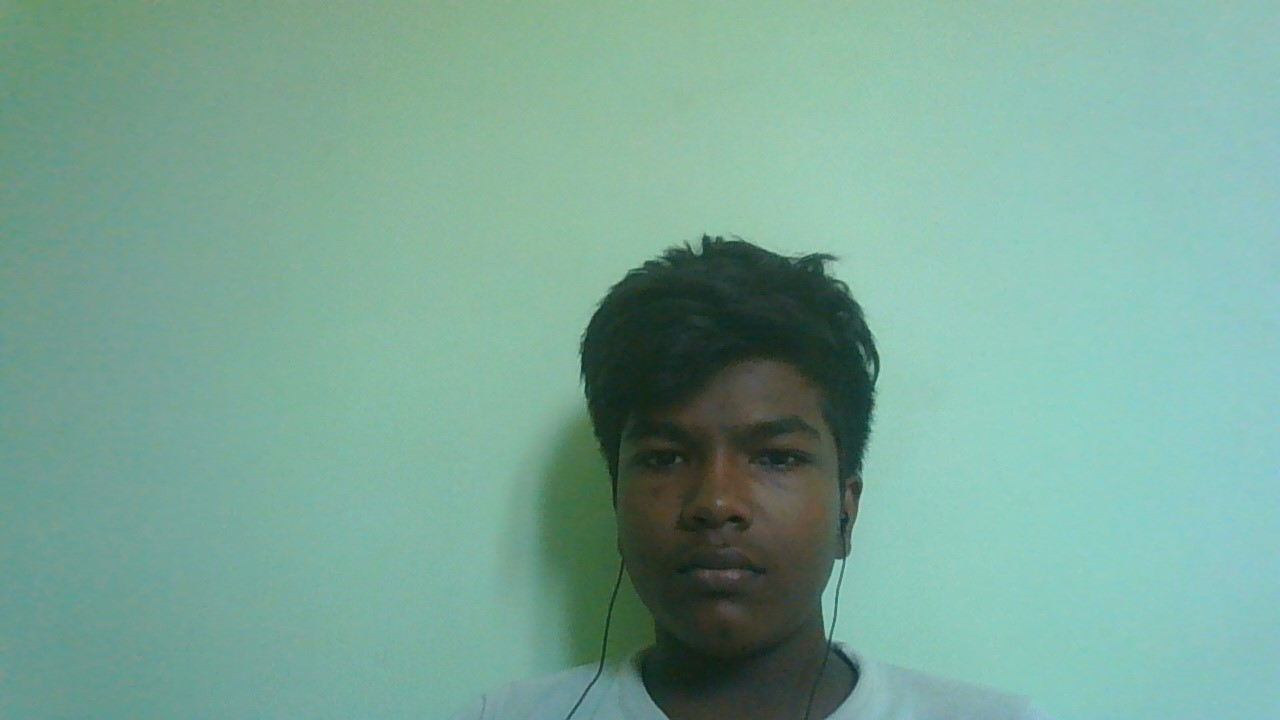
#> input picture images/jeeva.jpg, 1280 x 720 px, given in place of the camera
$ python 'color detect.py'
#> lines starting #> are read from the running program, lines starting #| are printed output that depends on the picture; after the words box and inside, x2 and y2 are one past the last pixel; in counts of white or black regions, pixels touching at a corner belong together
# Python code for Multiple Color Detection


import numpy as np
import cv2


# Capturing video through webcam
webcam = cv2.VideoCapture(0)

# Start a while loop
while(1):

    # Reading the video from the
    # webcam in image frames
    _, imageFrame = webcam.read()
#> imageFrame is the input picture: shape (720, 1280, 3); mean B, G, R 150.7, 166.7, 121.6

    # Convert the imageFrame in
    # BGR(RGB color space) to
    # HSV(hue-saturation-value)
    # color space
    hsvFrame = cv2.cvtColor(imageFrame, cv2.COLOR_BGR2HSV)
#> hsvFrame: shape (720, 1280, 3); mean H, S, V 76.8, 71.9, 166.9

    # Set range for red color and
    # define mask
    red_lower = np.array([136, 87, 111], np.uint8)
    red_upper = np.array([180, 255, 255], np.uint8)
    red_mask = cv2.inRange(hsvFrame, red_lower, red_upper)
#> red_mask: shape (720, 1280); every value is 0

    # Set range for green color and
    # define mask
    green_lower = np.array([25, 52, 72], np.uint8)
    green_upper = np.array([102, 255, 255], np.uint8)
    green_mask = cv2.inRange(hsvFrame, green_lower, green_upper)
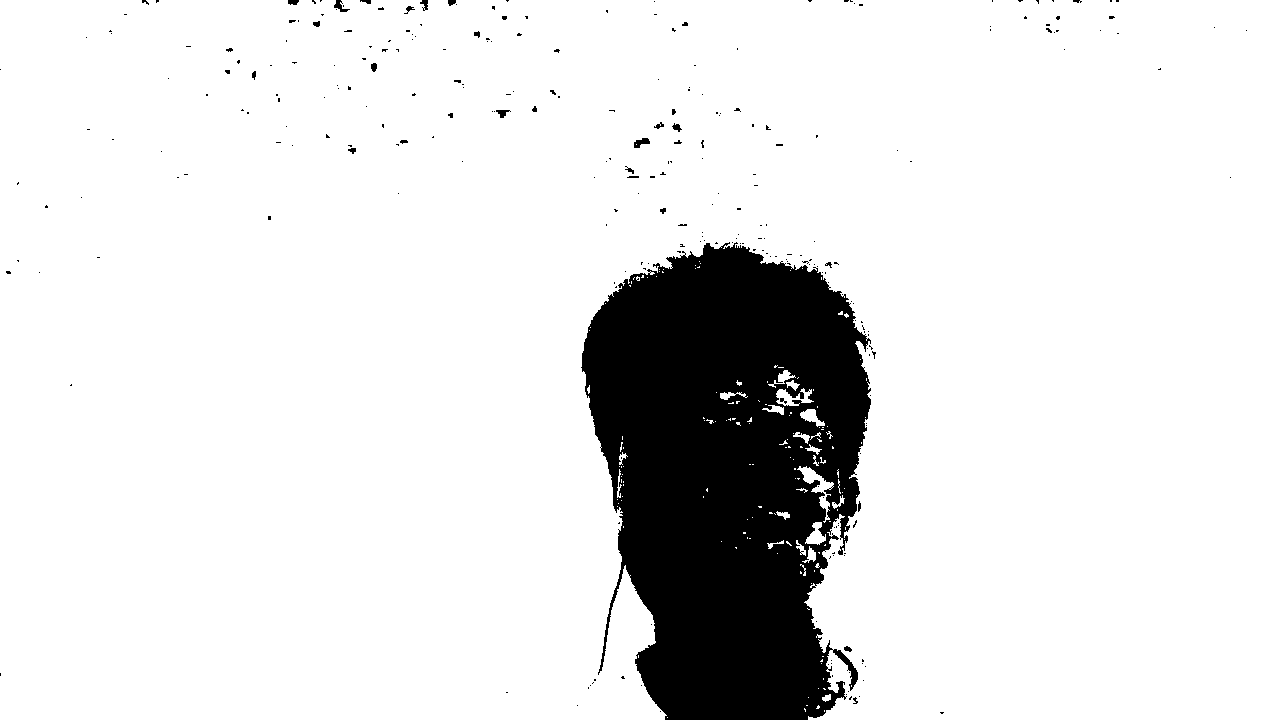
#> green_mask: shape (720, 1280); 88.8% white; 286 black regions (261 under 20 px), largest, box (x1, y1, x2, y2) and area: (581, 242, 871, 720) 100879, (634, 138, 650, 148) 96, (334, 0, 350, 12) 80

    # Set range for blue color and
    # define mask
    blue_lower = np.array([94, 80, 2], np.uint8)
    blue_upper = np.array([120, 255, 255], np.uint8)
    blue_mask = cv2.inRange(hsvFrame, blue_lower, blue_upper)
#> blue_mask: shape (720, 1280); 0.06% white; 41 white regions (32 under 20 px), largest, box (x1, y1, x2, y2) and area: (1270, 469, 1280, 480) 70, (540, 714, 550, 720) 47, (838, 652, 848, 660) 43

    # Morphological Transform, Dilation
    # for each color and bitwise_and operator
    # between imageFrame and mask determines
    # to detect only that particular color
    kernal = np.ones((5, 5), "uint8")

    # For red color
    red_mask = cv2.dilate(red_mask, kernal)
    res_red = cv2.bitwise_and(imageFrame, imageFrame,
                              mask = red_mask)
#> res_red: shape (720, 1280, 3); every value is 0

    # For green color
    green_mask = cv2.dilate(green_mask, kernal)
#> green_mask: shape (720, 1280); 90.2% white; 28 black regions (22 under 20 px), largest, box (x1, y1, x2, y2) and area: (584, 247, 869, 720) 89596, (829, 489, 838, 501) 53, (818, 556, 825, 566) 37, (823, 524, 831, 532) 33, (830, 511, 837, 519) 31, (814, 546, 823, 550) 21
    res_green = cv2.bitwise_and(imageFrame, imageFrame,
                                mask = green_mask)
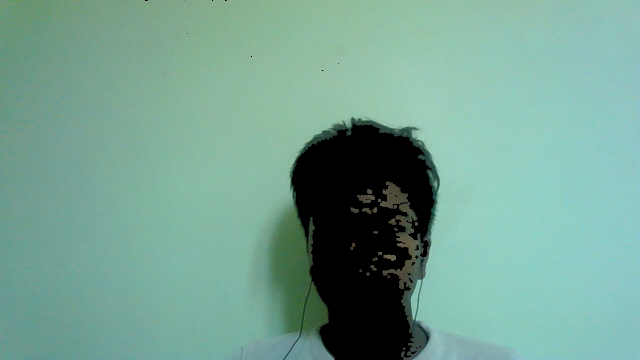
#> res_green: shape (720, 1280, 3) (shown at 1/2 size); mean B, G, R 146.4, 161.4, 117.3

    # For blue color
    blue_mask = cv2.dilate(blue_mask, kernal)
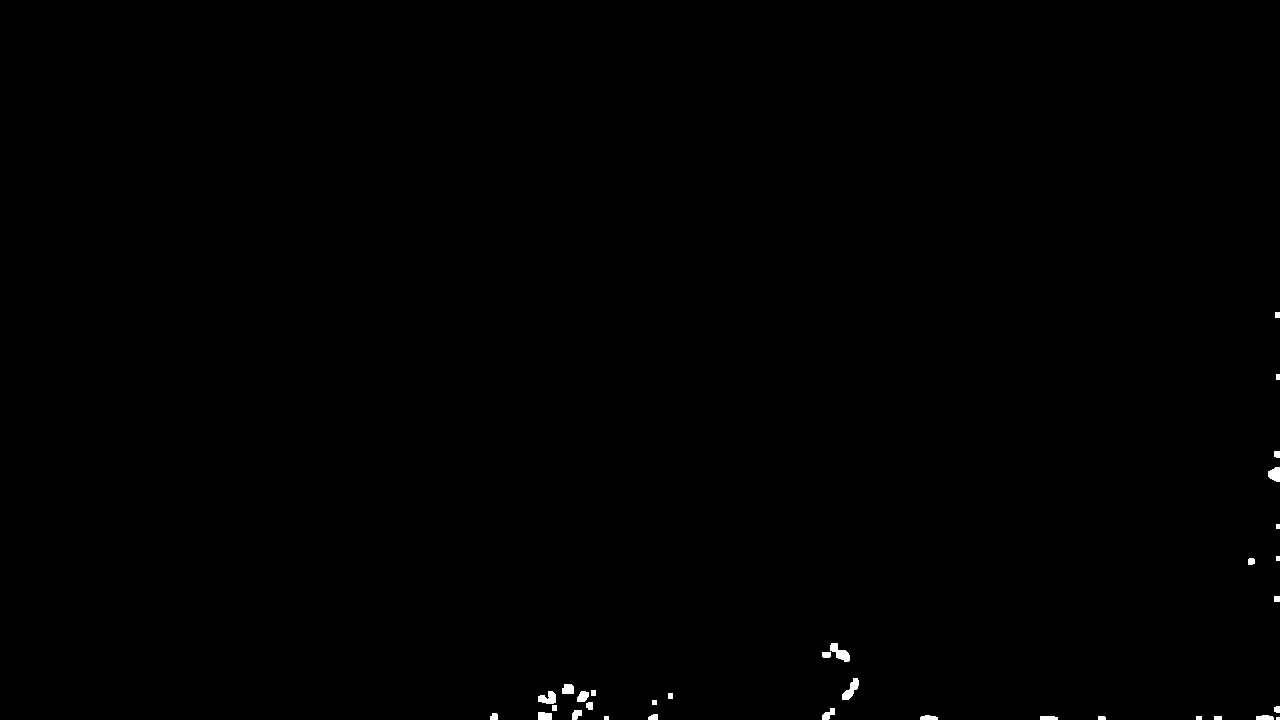
#> blue_mask: shape (720, 1280); 0.23% white; 33 white regions (1 under 20 px)
    res_blue = cv2.bitwise_and(imageFrame, imageFrame,
                               mask = blue_mask)

    # Creating contour to track red color
    contours, hierarchy = cv2.findContours(red_mask,
                                           cv2.RETR_TREE,
                                           cv2.CHAIN_APPROX_SIMPLE)
#> contours = []

    for pic, contour in enumerate(contours):
        area = cv2.contourArea(contour)
        if(area > 300):
            x, y, w, h = cv2.boundingRect(contour)
            imageFrame = cv2.rectangle(imageFrame, (x, y),
                                       (x + w, y + h),
                                       (0, 0, 255), 2)

            cv2.putText(imageFrame, "Red Colour", (x, y),
                        cv2.FONT_HERSHEY_SIMPLEX, 1.0,
                        (0, 0, 255))
#> this loop made 0 passes

    # Creating contour to track green color
    contours, hierarchy = cv2.findContours(green_mask,
                                           cv2.RETR_TREE,
                                           cv2.CHAIN_APPROX_SIMPLE)
#> contours = 47 contours, 21 with area under 20; largest, box (x1, y1, x2, y2) and area: (0, 0, 1280, 720) 827094, (714, 390, 750, 406) 376, (767, 509, 792, 522) 186, (724, 416, 743, 428) 116, (777, 437, 793, 450) 116

    for pic, contour in enumerate(contours):
        area = cv2.contourArea(contour)
        if(area > 300):
            x, y, w, h = cv2.boundingRect(contour)
            imageFrame = cv2.rectangle(imageFrame, (x, y),
                                       (x + w, y + h),
                                       (0, 255, 0), 2)

            cv2.putText(imageFrame, "Green Colour", (x, y),
                        cv2.FONT_HERSHEY_SIMPLEX,
                        1.0, (0, 255, 0))
#> this loop made 47 passes
#> (area, x, y, w, h) on passes 19, 22: (376.5, 714, 390, 36, 16), (827093.5, 0, 0, 1280, 720)
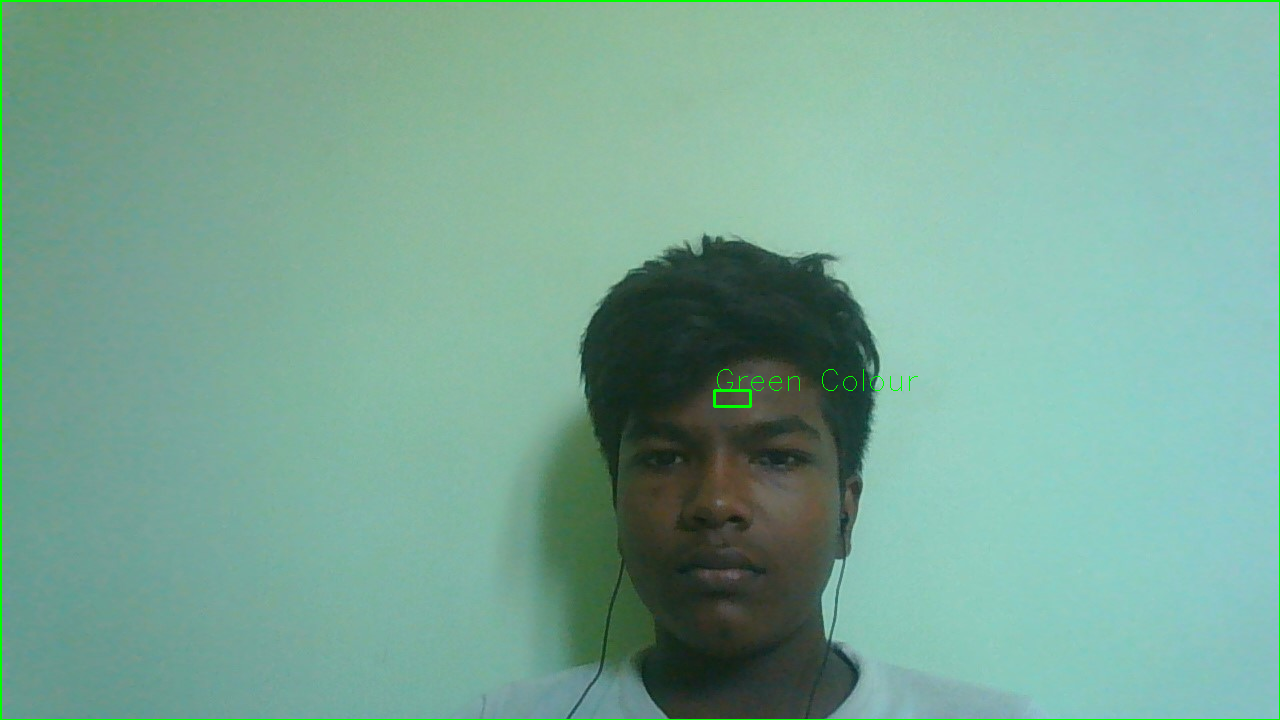
#> imageFrame: shape (720, 1280, 3); 0.73% of pixels changed, all inside (x1, y1, x2, y2) = (0, 0, 1280, 720)

    # Creating contour to track blue color
    contours, hierarchy = cv2.findContours(blue_mask,
                                           cv2.RETR_TREE,
                                           cv2.CHAIN_APPROX_SIMPLE)
#> contours = 33 contours, 7 with area under 20; largest, box (x1, y1, x2, y2) and area: (830, 643, 850, 662) 165, (842, 678, 859, 700) 154, (538, 691, 556, 704) 134, (1268, 467, 1280, 482) 118, (562, 684, 574, 694) 90
    for pic, contour in enumerate(contours):
        area = cv2.contourArea(contour)
        if(area > 300):
            x, y, w, h = cv2.boundingRect(contour)
            imageFrame = cv2.rectangle(imageFrame, (x, y),
                                       (x + w, y + h),
                                       (255, 0, 0), 2)

            cv2.putText(imageFrame, "Blue Colour", (x, y),
                        cv2.FONT_HERSHEY_SIMPLEX,
                        1.0, (255, 0, 0))
#> this loop made 33 passes
#> area on passes 4, 5, 7, 8, 9, 10, 11, 12: 20.5, 48.5, 57.5, 54, 37.5, 36, 84.5, 61

    # Program Termination
    cv2.imshow("Multiple Color Detection in Real-TIme", imageFrame)
    if cv2.waitKey(10) & 0xFF == ord('q'):
#> (key q is pressed here)
#> (the run stopped early here; a loop or call above may not have finished)

$ run again, on images/prabu.jpg
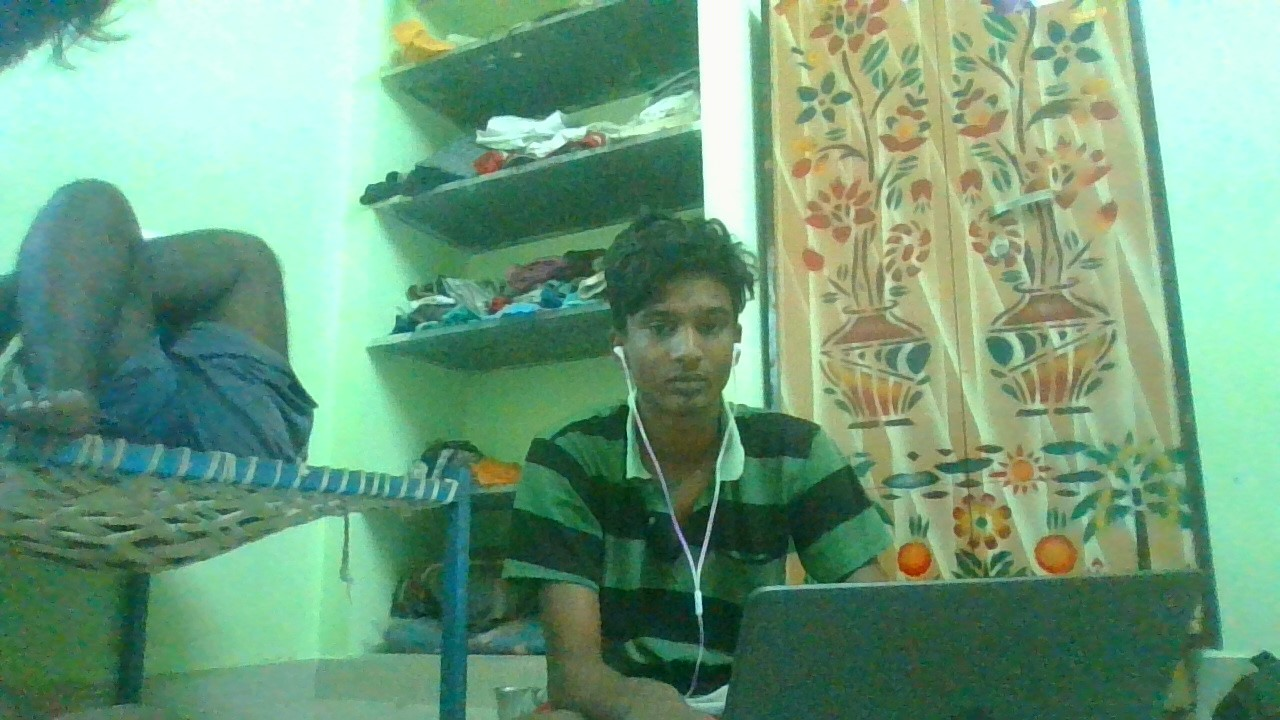
#> input picture images/prabu.jpg, 1280 x 720 px, given in place of the camera
#> imageFrame is the input picture: shape (720, 1280, 3); mean B, G, R 126.2, 156.8, 112.2
#> hsvFrame: shape (720, 1280, 3); mean H, S, V 66.2, 98.9, 158
#> red_mask: shape (720, 1280); every value is 0
#> `green_mask = cv2.inRange(hsvFrame, green_lower, green_upper)`:
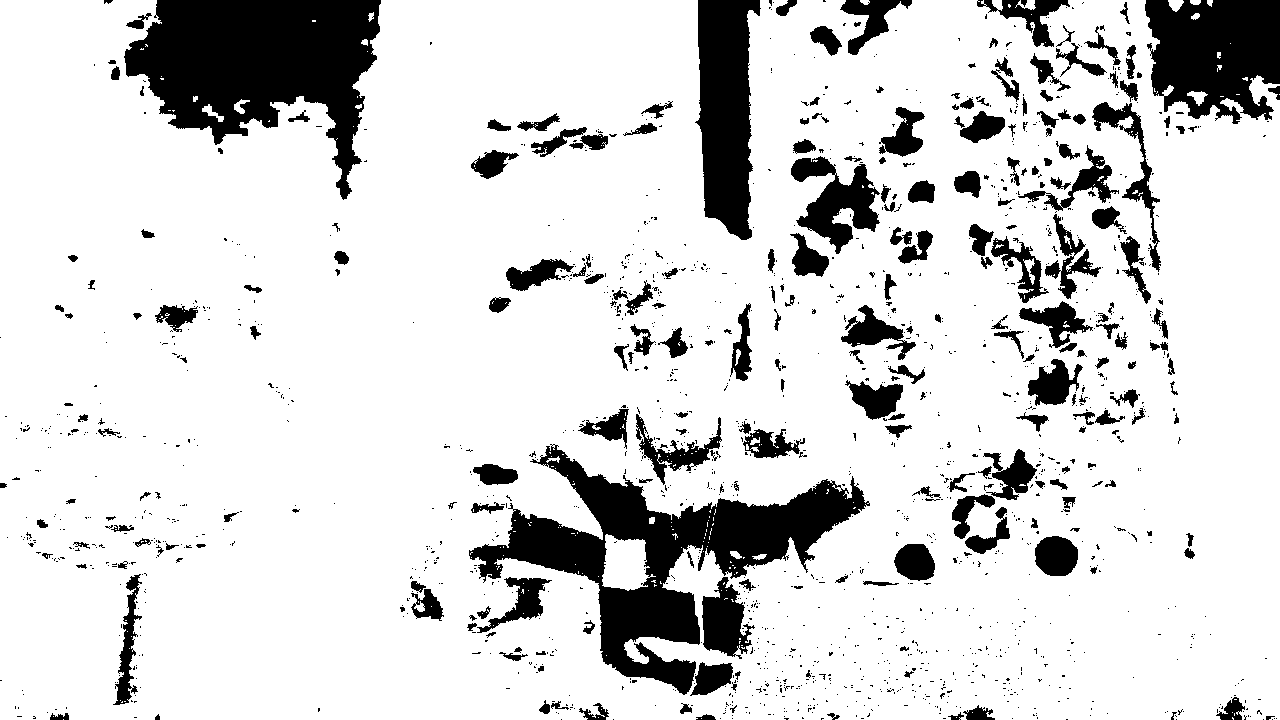
#> green_mask: shape (720, 1280); 84.2% white; 1605 black regions (1346 under 20 px), largest, box (x1, y1, x2, y2) and area: (469, 444, 870, 695) 28122, (124, 0, 381, 200) 27628, (1145, 0, 1280, 124) 12968
#> res_red: shape (720, 1280, 3); every value is 0
#> `contours, hierarchy = cv2.findContours(red_mask, cv2.RETR_TREE, cv2.CH..`: contours = []
#> `contours, hierarchy = cv2.findContours(green_mask, cv2.RETR_TREE, cv2...`: contours = 264 contours, 133 with area under 20; largest, box (x1, y1, x2, y2) and area: (0, 0, 1280, 720) 869369, (709, 483, 857, 574) 6214, (600, 583, 699, 693) 6179, (555, 456, 709, 581) 5490, (474, 512, 605, 580) 4028
#> the loop `for pic, contour in enumerate(contours):` made 264 passes
#> (area, x, y, w, h) on passes 17, 22, 27, 31, 38, 40, 50, 51: (869369, 0, 0, 1280, 720), (663.5, 695, 664, 36, 30), (353, 118, 633, 15, 67), (1658.5, 704, 598, 39, 57), (6179, 600, 583, 99, 110), (612, 507, 579, 37, 41), (928.5, 896, 545, 38, 34), (1123.5, 1036, 537, 41, 38)
#> `contours, hierarchy = cv2.findContours(blue_mask, cv2.RETR_TREE, cv2.C..`: contours = 91 contours, 17 with area under 20; largest, box (x1, y1, x2, y2) and area: (99, 332, 266, 481) 15408, (15, 222, 54, 301) 1822, (443, 552, 469, 620) 1134, (0, 0, 41, 50) 1042, (0, 306, 49, 338) 642
#> the loop `for pic, contour in enumerate(contours):` made 91 passes
#> (area, x, y, w, h) on passes 7, 11, 23, 25, 28, 48, 58, 63: (1133.5, 443, 552, 26, 68), (425, 667, 517, 24, 37), (328, 257, 460, 20, 22), (477.5, 185, 454, 30, 22), (321, 250, 440, 40, 16), (15407.5, 99, 332, 167, 149), (428.5, 199, 397, 40, 29), (403, 177, 371, 31, 26)
#> after the loop `for pic, contour in enumerate(contours):`:
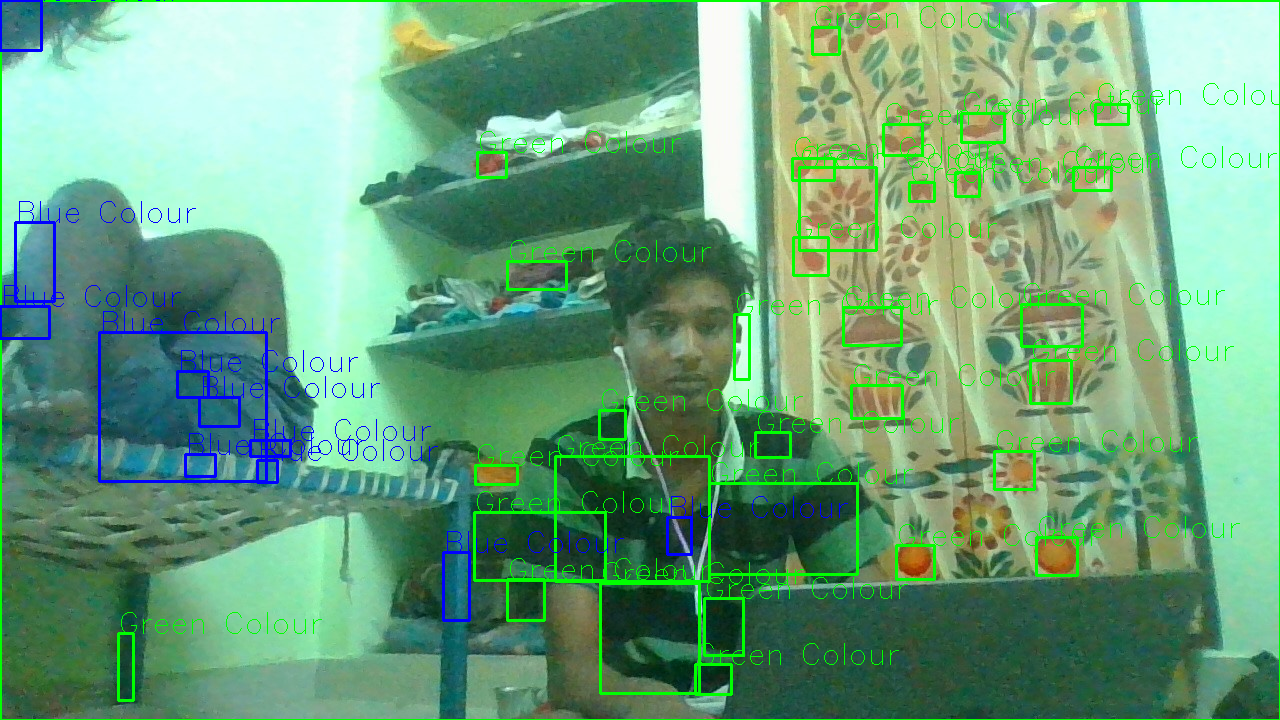
#> imageFrame: shape (720, 1280, 3); mean B, G, R 123.6, 159.6, 107.2
